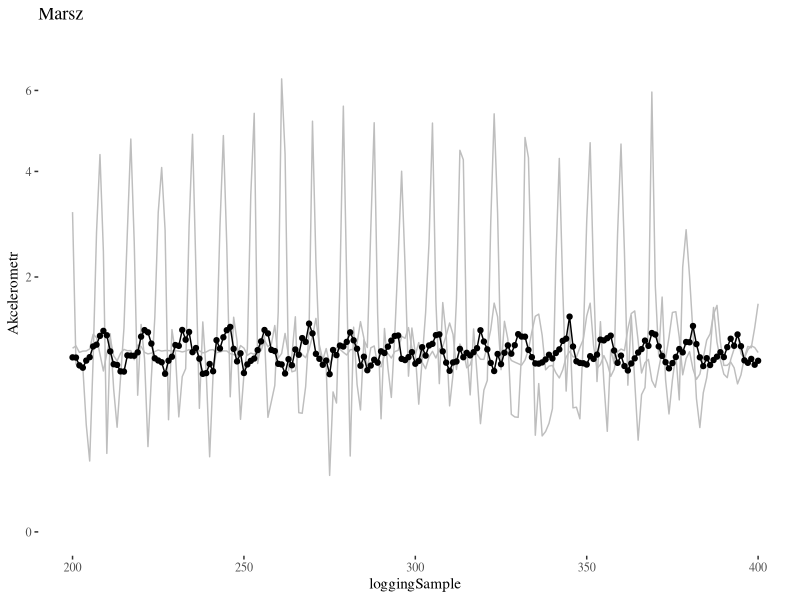
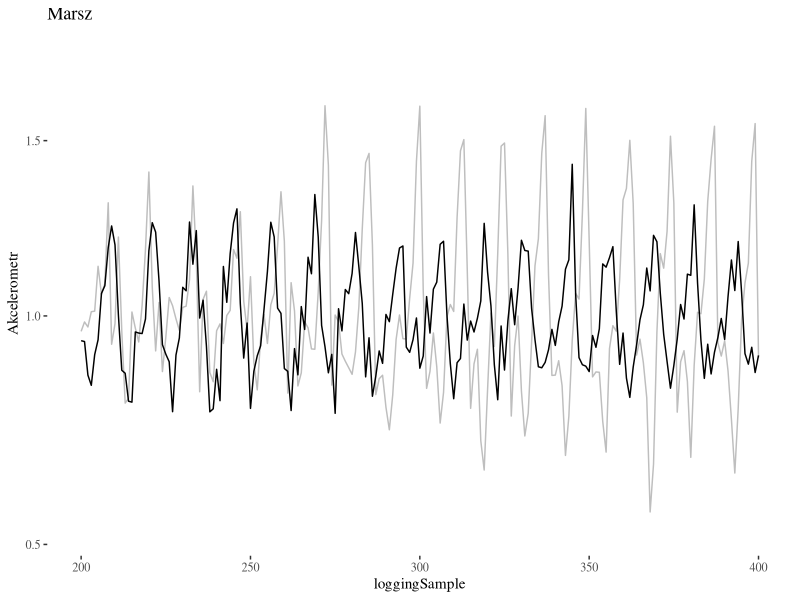
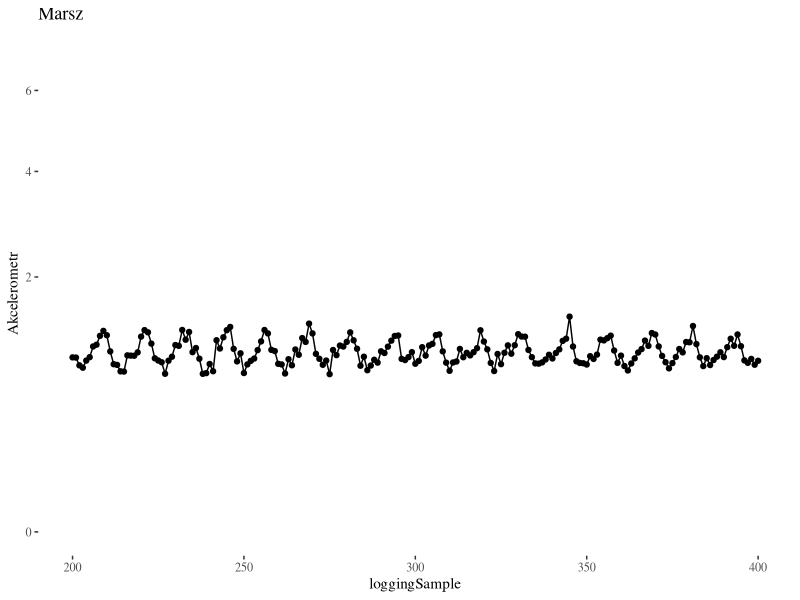
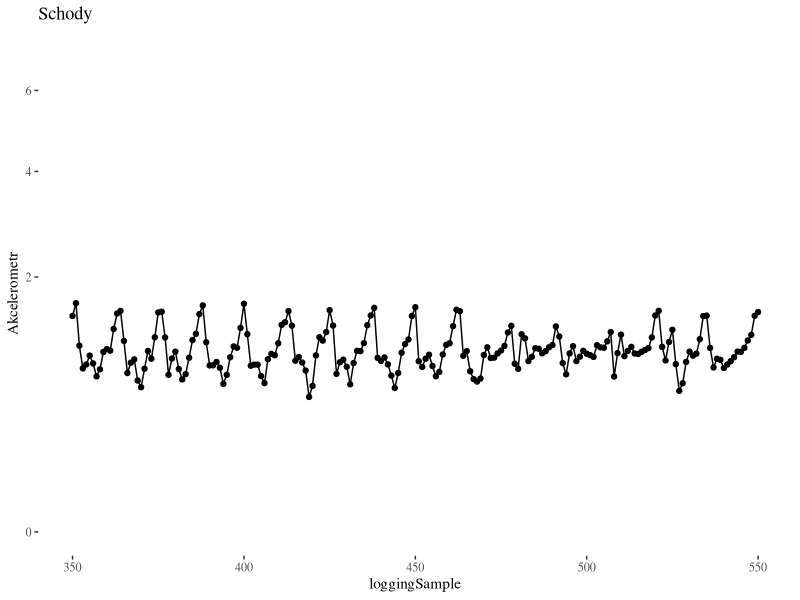
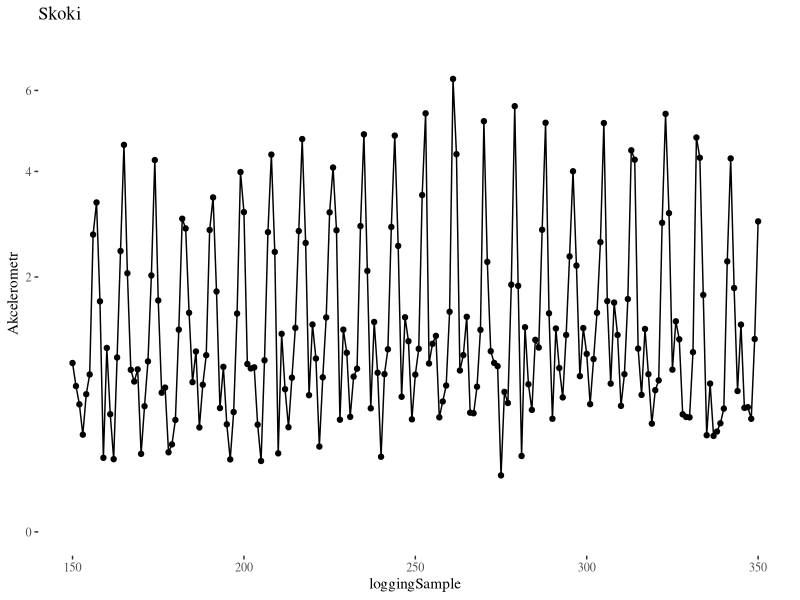
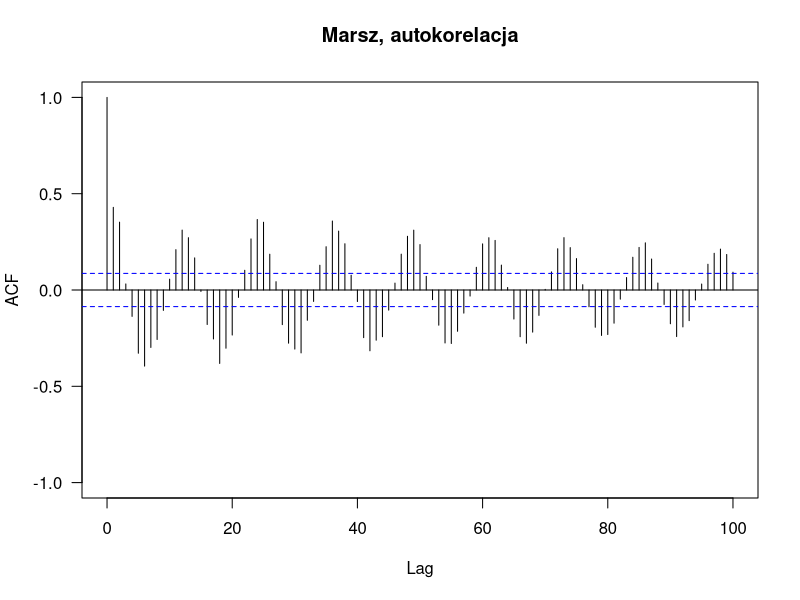
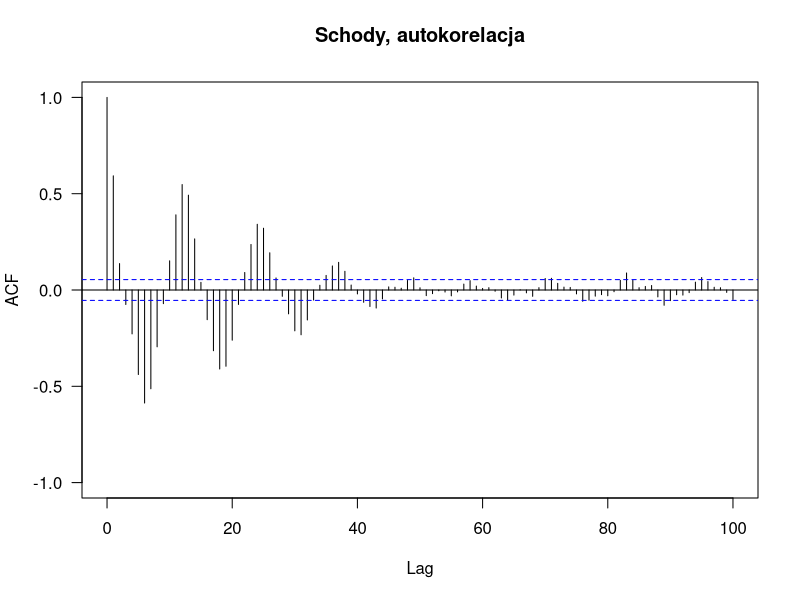
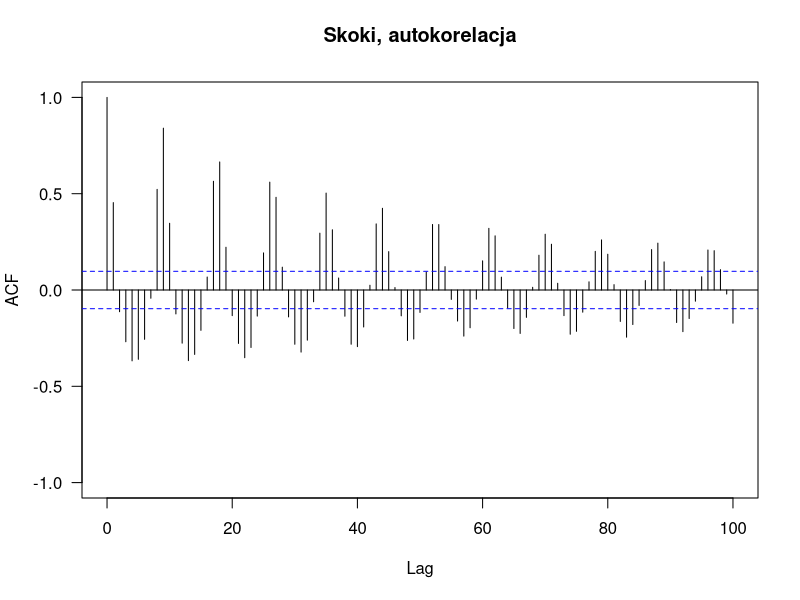

Source code (R) for these figures, in order:
setwd("~/Dropbox/Projekt Akcelerometr/")

library(ggplot2)
library(lubridate)

read.table("2015-01-20_09-50-28.csv", h=T, sep=",") -> marsz
read.table("2015-01-26_12-32-02.csv", h=T, sep=",") -> schody
read.table("2015-01-26_20-43-38.csv", h=T, sep=",") -> skoki

marsz$loggingTime <- ymd_hms(marsz$loggingTime)
schody$loggingTime <- ymd_hms(schody$loggingTime)
skoki$loggingTime <- ymd_hms(skoki$loggingTime)


marsz2 <- with(marsz, 
               sqrt(accelerometerAccelerationX^2 + accelerometerAccelerationY^2 +accelerometerAccelerationZ^2))
schody2 <- with(schody, 
               sqrt(accelerometerAccelerationX^2 + accelerometerAccelerationY^2 +accelerometerAccelerationZ^2))
skoki2 <- with(skoki, 
               sqrt(accelerometerAccelerationX^2 + accelerometerAccelerationY^2 +accelerometerAccelerationZ^2))

library(ggthemes)

g1 <- ggplot(marsz, aes(x=loggingSample, y=marsz2)) +
  geom_line() + geom_point() + xlim(200,400) + theme_tufte() + ylab("Akcelerometr") + ggtitle("Marsz")+ scale_y_continuous(trans="sqrt", limits=c(0,7))

ggplot(marsz, aes(x=loggingSample, y=marsz2)) +
  geom_line(data=skoki, aes(y=skoki2), col="grey") + 
  geom_line(data=schody, aes(y=schody2), col="grey")+
  geom_line() + geom_point() + xlim(200,400) + theme_tufte() + ylab("Akcelerometr") + ggtitle("Marsz")+ scale_y_continuous(trans="sqrt", limits=c(0,7)) 

ggplot(marsz, aes(x=loggingSample, y=marsz2)) +
  geom_line(data=schody, aes(x=loggingSample-51, y=schody2), col="grey")+
  geom_line() + xlim(200,400) + theme_tufte() + ylab("Akcelerometr") + ggtitle("Marsz")+ scale_y_continuous(trans="sqrt") 



g2 <- ggplot(schody, aes(x=loggingSample, y=schody2)) +
  geom_line() + geom_point() + xlim(350,550) + theme_tufte() + ylab("Akcelerometr") + ggtitle("Schody")+ scale_y_continuous(trans="sqrt", limits=c(0,7))
g3 <- ggplot(skoki, aes(x=loggingSample, y=skoki2)) +
  geom_line() + geom_point() + xlim(150,350) + theme_tufte() + ylab("Akcelerometr") + ggtitle("Skoki")+ scale_y_continuous(trans="sqrt", limits=c(0,7))

ggsave("marsz.png", g1, width = 10, height = 7)
ggsave("schody.png", g2, width = 10, height = 7)
ggsave("skoki.png", g3, width = 10, height = 7)

png("ACFmarsz.png", 700, 400)
acf(marsz2, lag.max = 100, ylim=c(-1,1), las=1, main="Marsz, autokorelacja")
dev.off()
png("ACFschody.png", 700, 400)
acf(schody2, lag.max = 100, ylim=c(-1,1), las=1, main="Schody, autokorelacja")
dev.off()
png("ACFskoki.png", 700, 400)
acf(skoki2, lag.max = 100, ylim=c(-1,1), las=1, main="Skoki, autokorelacja")
dev.off()

